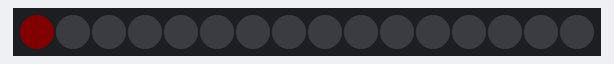
Bench run of a sketch on a simulated Arduino Uno, built with avr-gcc and run on an emulated ATmega328P. On the bench: 16 RGB LEDs in strip order, left to right. Dim RGB values are drawn brighter than linear.

Above: at 0.1 s.
At 3.11 s:
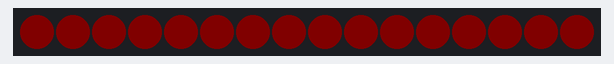
At 5.92 s:
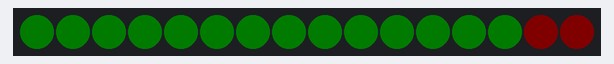
At 19.18 s:
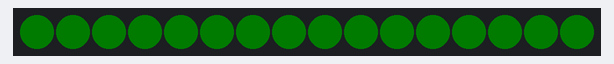
At 29.42 s:
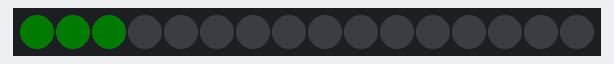
At 39.86 s:
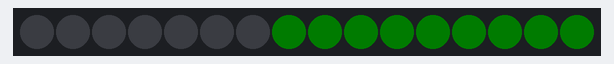

The sketch:

ArduinoBasic.ino
```cpp
#include <FastLED.h>

#define LED_PIN     4
#define NUM_LEDS    16
#define BRIGHTNESS  5     // 0-255
#define LED_TYPE    WS2812B
#define COLOR_ORDER GRB

CRGB leds[NUM_LEDS];

void setup() {
  FastLED.addLeds<LED_TYPE, LED_PIN, COLOR_ORDER>(leds, NUM_LEDS).setCorrection( TypicalLEDStrip );
  FastLED.setBrightness( BRIGHTNESS );
}

int i = 0;
bool b = false;
CRGB color = CRGB::Red;

void loop() {
  leds[i] = color;
  FastLED.show();
  i++;

  if (i == NUM_LEDS) {
    if (b) {
      color = CRGB::Black;
    } else {
      color = CRGB::Green;
    }
    i=0;
    b=!b;
  }

  delay(200);
}
```
